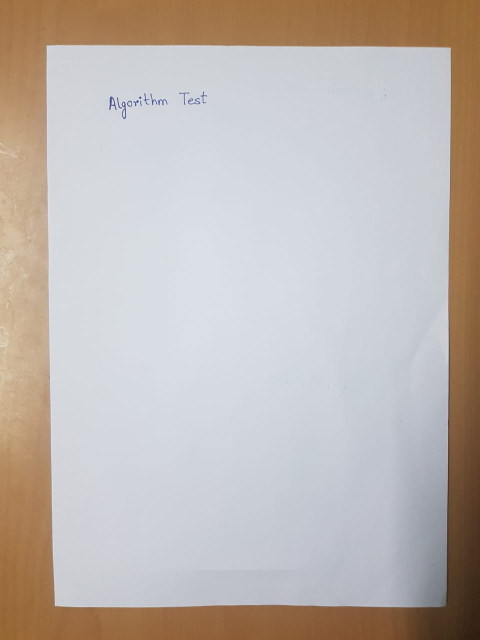
#> input picture backend/OCR/test.jpeg, 960 x 1280 px (shown at 1/2 size)
$ python -i page.py   (imports and definitions only)
#> lines starting #> are read from the running program, lines starting #| are printed output that depends on the picture; after the words box and inside, x2 and y2 are one past the last pixel; in counts of white or black regions, pixels touching at a corner belong together
#> further down, picture is the input picture: shape (1280, 960, 3); mean B, G, R 178.7, 183.5, 191.3
### backend/OCR/utils.py
import cv2


def resize(img, height=800):
    """Resize image to given height"""
#> called with height = 800
    ratio = height / img.shape[0]
#> ratio = 0.625
    return cv2.resize(img, (int(ratio * img.shape[1]), height))
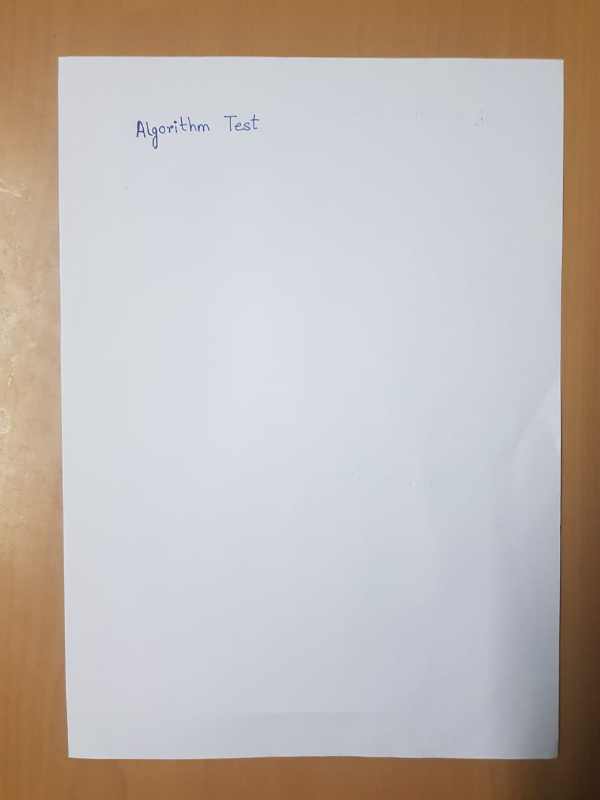
#> returned value: shape (800, 600, 3); mean of channels 0, 1, 2 178.7, 183.5, 191.3; drawn as B, G, R


def ratio(img, height=800):
    """Getting scale ratio."""
    return img.shape[0] / height

### backend/OCR/page.py
import cv2
import numpy as np
from OCR.utils import resize


def fourCornersSort(pts):
    """Sort corners: top-left, bot-left, bot-right, top-right"""
    # Difference and sum of x and y value
    diff = np.diff(pts, axis=1)
    summ = pts.sum(axis=1)

    # Top-left point has smallest sum...
    # np.argmin() returns INDEX of min
    return np.array(
        [
            pts[np.argmin(summ)],
            pts[np.argmax(diff)],
            pts[np.argmax(summ)],
            pts[np.argmin(diff)],
        ]
    )


def contourOffset(cnt, offset):
    """Offset contour, by 5px border"""
    # Matrix addition
    cnt += offset

    # if value < 0 => replace it by 0
    cnt[cnt < 0] = 0
    return cnt


def pageDetection(image):

    img = cv2.cvtColor(resize(image), cv2.COLOR_BGR2GRAY)
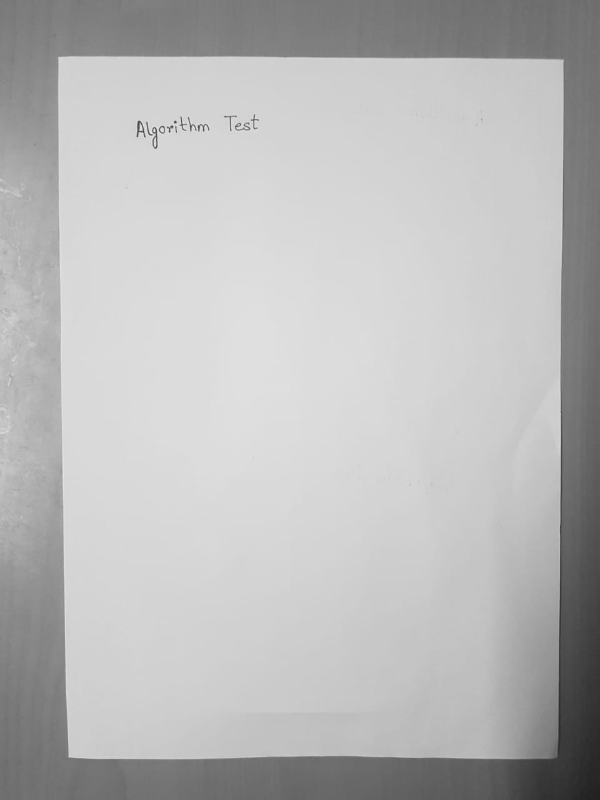
#> img: shape (800, 600); min 32, max 235, mean 185.3
    img = cv2.bilateralFilter(img, 9, 75, 75)
    img = cv2.adaptiveThreshold(
        img, 255, cv2.ADAPTIVE_THRESH_GAUSSIAN_C, cv2.THRESH_BINARY, 115, 4
    )
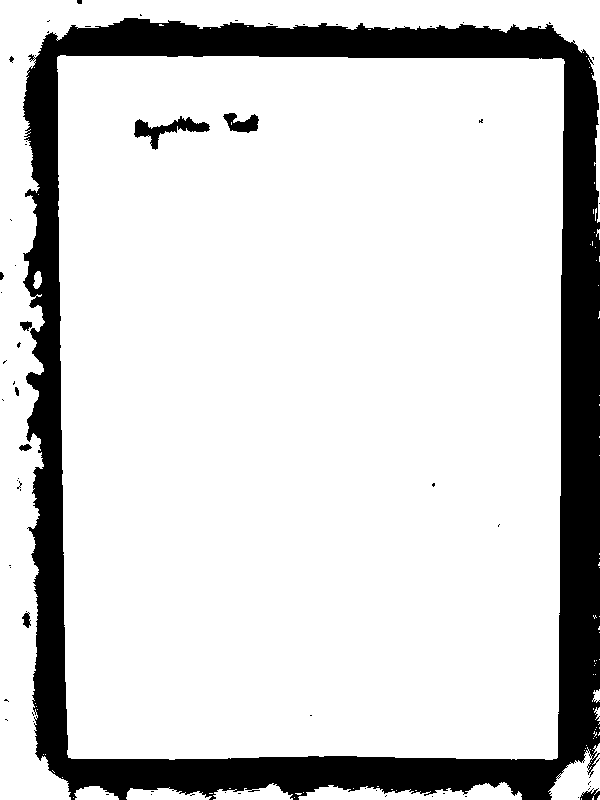
#> img: shape (800, 600); 83.2% white; 65 black regions (56 under 20 px), largest, box (x1, y1, x2, y2) and area: (23, 18, 600, 800) 78516, (134, 116, 210, 150) 861, (223, 113, 259, 133) 429
    img = cv2.medianBlur(img, 11)
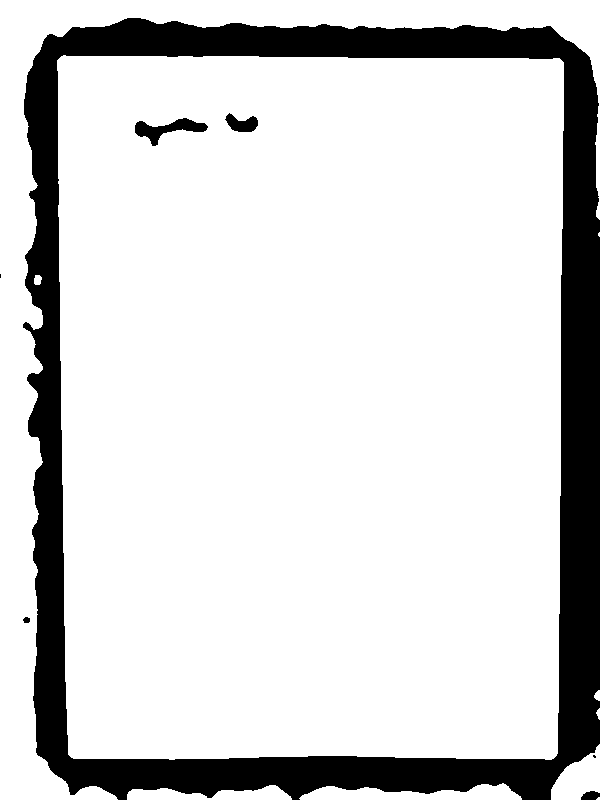
#> img: shape (800, 600); 83.3% white; 7 black regions (2 under 20 px), largest, box (x1, y1, x2, y2) and area: (23, 18, 600, 800) 78849, (135, 118, 208, 146) 819, (225, 113, 258, 132) 385, (581, 791, 600, 800) 132, (23, 617, 30, 623) 34
    img = cv2.copyMakeBorder(img, 5, 5, 5, 5, cv2.BORDER_CONSTANT, value=[0, 0, 0])
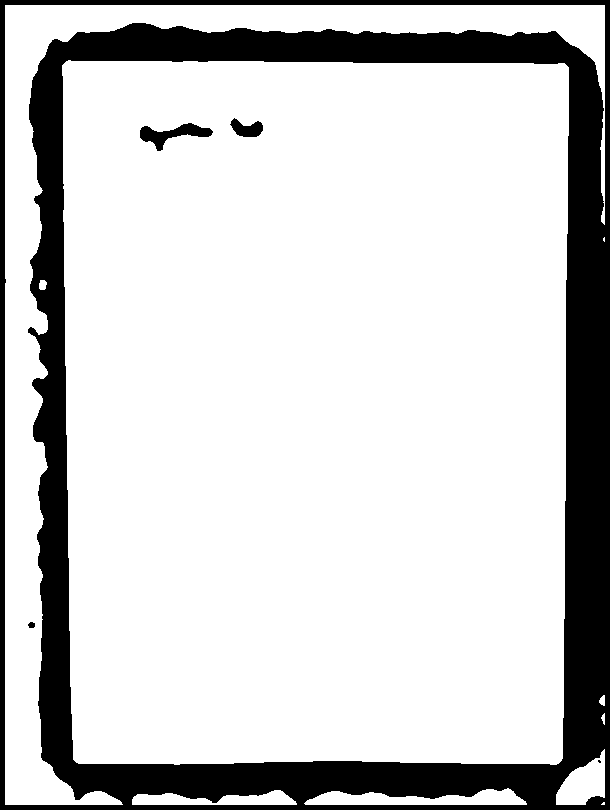
#> img: shape (810, 610); 80.9% white; 5 black regions (1 under 20 px), largest, box (x1, y1, x2, y2) and area: (0, 0, 610, 810) 93085, (140, 123, 213, 151) 819, (230, 118, 263, 137) 385, (28, 622, 35, 628) 34
    edges = cv2.Canny(img, 200, 250)
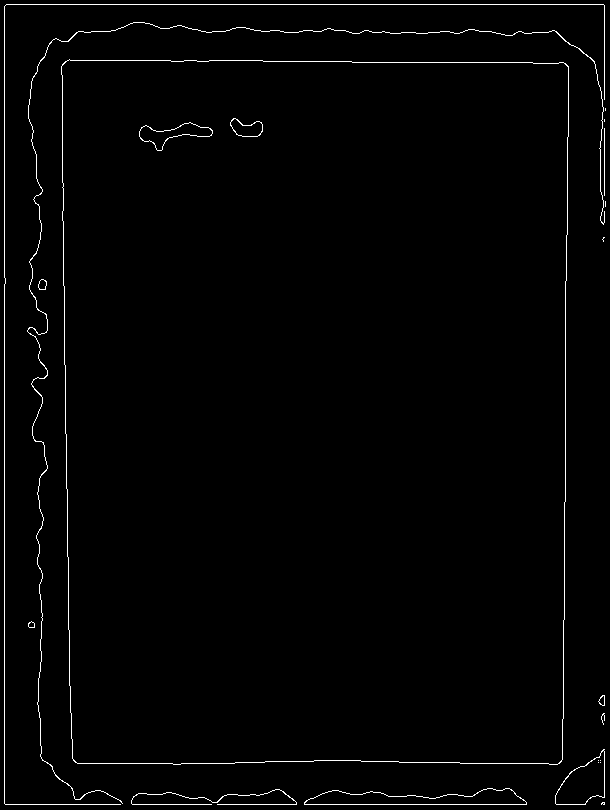
#> edges: shape (810, 610); 1.4% white in thin lines or dots
    # Getting contours
    contours, hierarchy = cv2.findContours(
        edges, cv2.RETR_TREE, cv2.CHAIN_APPROX_SIMPLE
    )
#> contours = 31 contours, 14 with area under 20; largest, box (x1, y1, x2, y2) and area: (61, 59, 569, 765) 350104, (61, 59, 569, 765) 350092, (304, 788, 527, 805) 2248, (304, 788, 527, 805) 2238, (555, 749, 605, 805) 1608

    # Finding contour of biggest rectangle
    # Otherwise return corners of original image
    height = edges.shape[0]
#> height = 810
    width = edges.shape[1]
#> width = 610
    MAX_COUNTOUR_AREA = (width - 10) * (height - 10)
#> MAX_COUNTOUR_AREA = 480000

    # Page fill at least half of image, then saving max area found
    maxAreaFound = MAX_COUNTOUR_AREA * 0.5
#> maxAreaFound = 240000

    # Saving page contour
    pageContour = np.array(
        [[5, 5], [5, height - 5], [width - 5, height - 5], [width - 5, 5]]
    )
#> pageContour = [[5, 5], [5, 805], [605, 805], [605, 5]]

    # Go through all contours
    for cnt in contours:
        # Simplify contour
        perimeter = cv2.arcLength(cnt, True)
        approx = cv2.approxPolyDP(cnt, 0.03 * perimeter, True)

        # Page has 4 corners and it is convex
        # Page area must be bigger than maxAreaFound
        if (
            len(approx) == 4
            and cv2.isContourConvex(approx)
            and maxAreaFound < cv2.contourArea(approx) < MAX_COUNTOUR_AREA
        ):

            maxAreaFound = cv2.contourArea(approx)
            pageContour = approx
#> this loop made 31 passes
#> (perimeter, maxAreaFound, pageContour) on pass 24: (2408.6, 345163, [[65, 61], [73, 760], [559, 763], [568, 66]])
#> perimeter on passes 1, 12, 13, 14, 15, 16: 10.24, 39.56, 27.9, 25.56, 21.07, 19.9
#> after the loop, maxAreaFound = 345163

    # Sort and offset corners
    pageContour = fourCornersSort(pageContour[:, 0])
#> in fourCornersSort, `diff = np.diff(pts, axis=1)`: diff = [-4, 687, 204, -502]
#> in fourCornersSort, `summ = pts.sum(axis=1)`: summ = [126, 833, 1322, 634]
    pageContour = contourOffset(pageContour, (-5, -5))
#> in contourOffset, `cnt += offset`: cnt = [[60, 56], [68, 755], [554, 758], [563, 61]]
#> pageContour = [[60, 56], [68, 755], [554, 758], [563, 61]]

    # Recalculate to original scale - start Points
    sPoints = pageContour.dot(image.shape[0] / 800)
#> sPoints = [[96, 89.6], [108.8, 1208], [886.4, 1212.8], [900.8, 97.6]]

    # Using Euclidean distance
    # Calculate maximum height (maximal length of vertical edges) and width
    height = max(
        np.linalg.norm(sPoints[0] - sPoints[1]), np.linalg.norm(sPoints[2] - sPoints[3])
    )
#> height = 1118.5
    width = max(
        np.linalg.norm(sPoints[1] - sPoints[2]), np.linalg.norm(sPoints[3] - sPoints[0])
    )
#> width = 804.8

    # Create target points
    tPoints = np.array([[0, 0], [0, height], [width, height], [width, 0]], np.float32)
#> tPoints = [[0, 0], [0, 1118.5], [804.8, 1118.5], [804.8, 0]]

    # getPerspectiveTransform() needs float32
    if sPoints.dtype != np.float32:
        sPoints = sPoints.astype(np.float32)

    # Wraping perspective
    M = cv2.getPerspectiveTransform(sPoints, tPoints)
#> M = [[0.994, -0.0114, -94.45], [-0.00958, 0.963, -85.4], [-3.06e-06, -3.01e-05, 1]]
    newImage = cv2.warpPerspective(image, M, (int(width), int(height)))
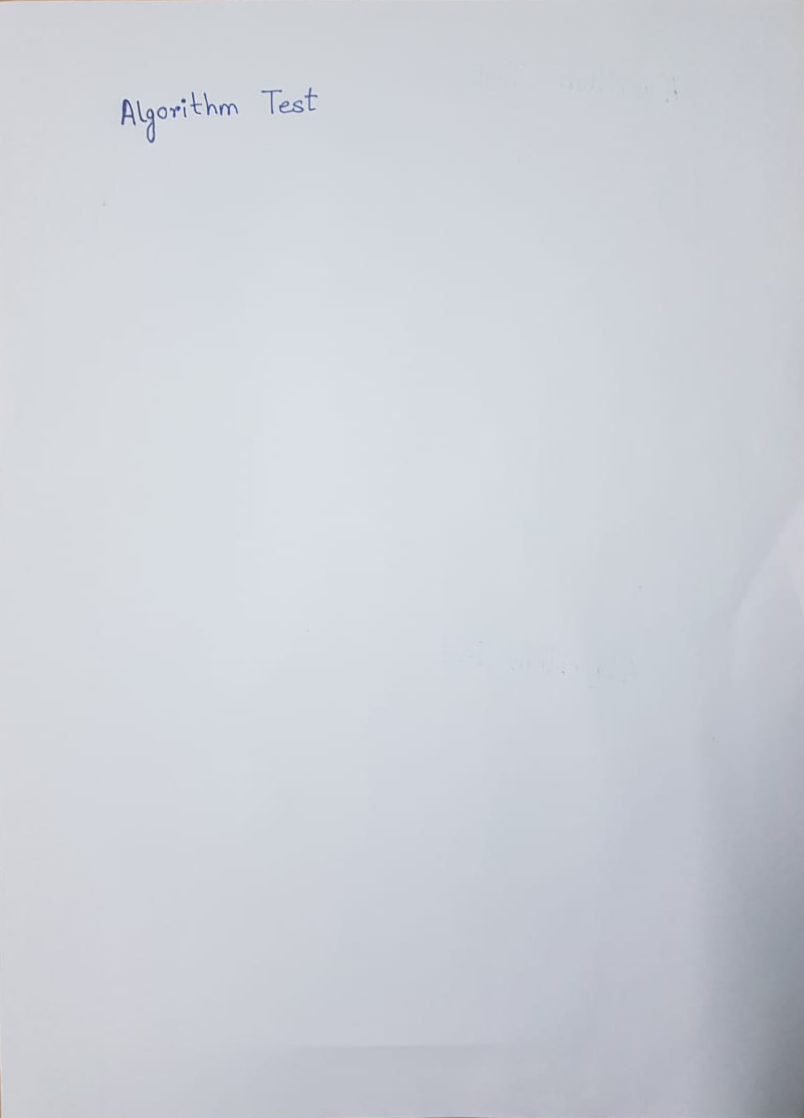
#> newImage: shape (1118, 804, 3); mean B, G, R 214.9, 207.9, 204.2

    return newImage

>>> import cv2
>>> picture = cv2.imread('test.jpeg')
>>> result = pageDetection(picture)
